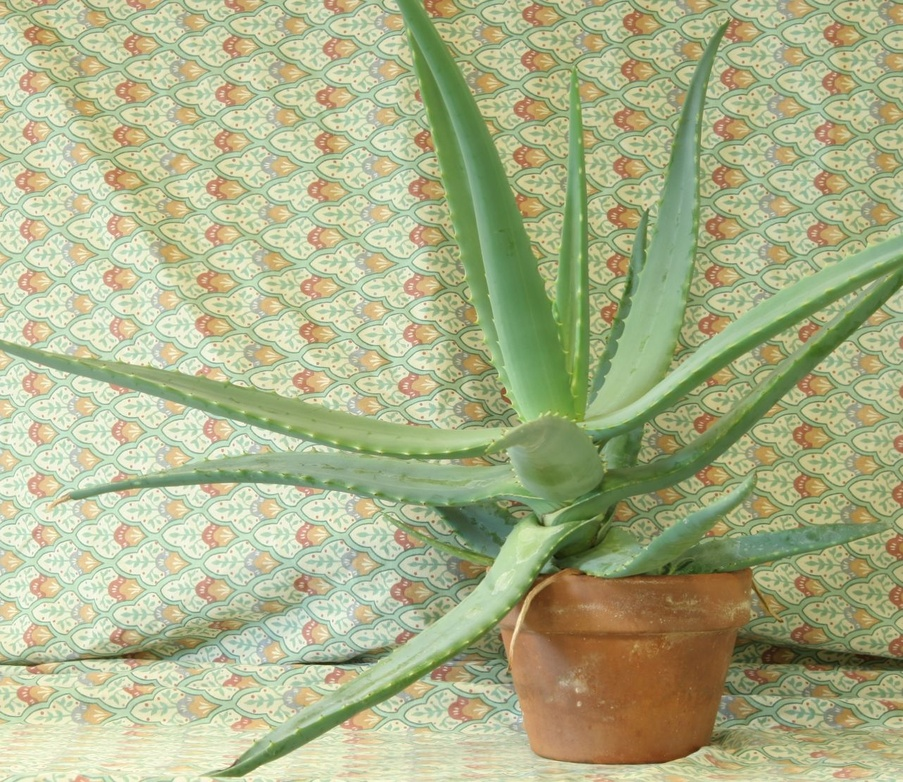
#> input picture images/aloeL.jpg, 903 x 782 px, shrunk from 1282 x 1110 before the run, found by its file name
$ jupyter execute log.ipynb
#> lines starting #> are read from the running program, lines starting #| are printed output that depends on the picture
# Transformación logarítmica

[cell 1]
import cv2 as cv
import numpy as np
from matplotlib import pyplot as plt

[cell 2]
np.log(0)

[cell 3]
aloe = cv.imread("/Users/miguelcamargorojas/Documents/UP/PDI - Ene-may24/images/aloeL.jpg", 0)
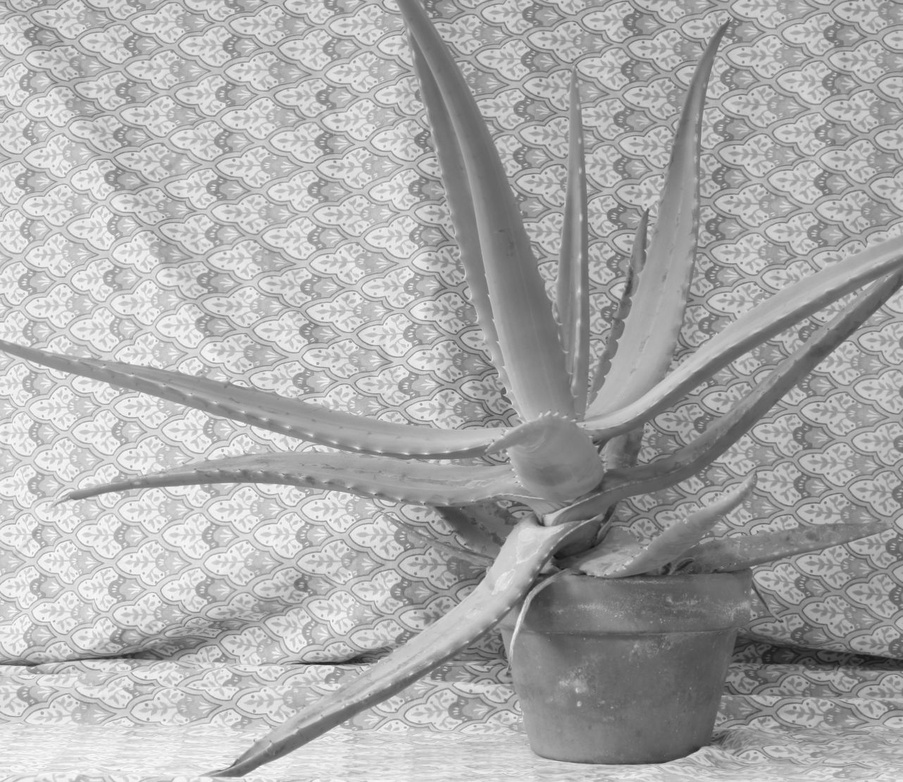
#> aloe: shape (782, 903); min 18, max 255, mean 170.8

[cell 4]
aloe.shape
#> Out = (782, 903)

[cell 5]
aloe_log = np.zeros(aloe.shape, dtype=np.uint8)

[cell 6]
aloe_log

[cell 7]
# 255/(log (1 + m)
c = 255 / np.log(1 + aloe.max())
#> c = 45.99

[cell 8]
for fila in range(aloe.shape[0]):
    for columna in range(aloe.shape[1]):
        aloe_log[fila, columna] = c * np.log(1 + aloe[fila, columna])
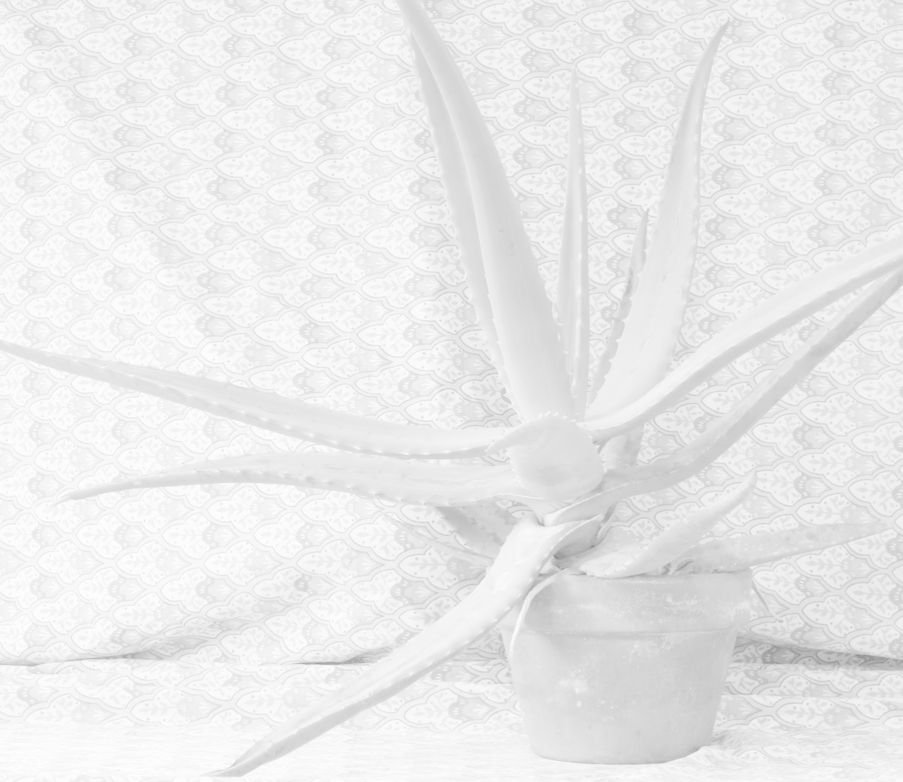
#> aloe_log: shape (782, 903); min 135, max 255, mean 234.6

[cell 9]
print(f'Imagen original tiene un valor max. de {aloe.max()} y un min. de {aloe.min()}')
#| Imagen original tiene un valor max. de 255 y un min. de 18
print(f'Imagen transformada tiene un valor max. de {aloe_log.max()} y un min. de {aloe_log.min()}.')
#| Imagen transformada tiene un valor max. de 255 y un min. de 135.

[cell 10]
plt.imshow(aloe_log, 'gray', vmin=0, vmax=255)
plt.show()

#### Gamma

[cell 11]
5 ** 5

[cell 12]
aloe_gamma = aloe.copy()

[cell 13]
for fila in range(aloe.shape[0]):
    for columna in range(aloe.shape[1]):
        aloe_gamma[fila, columna] = aloe[fila, columna] ** 1.5
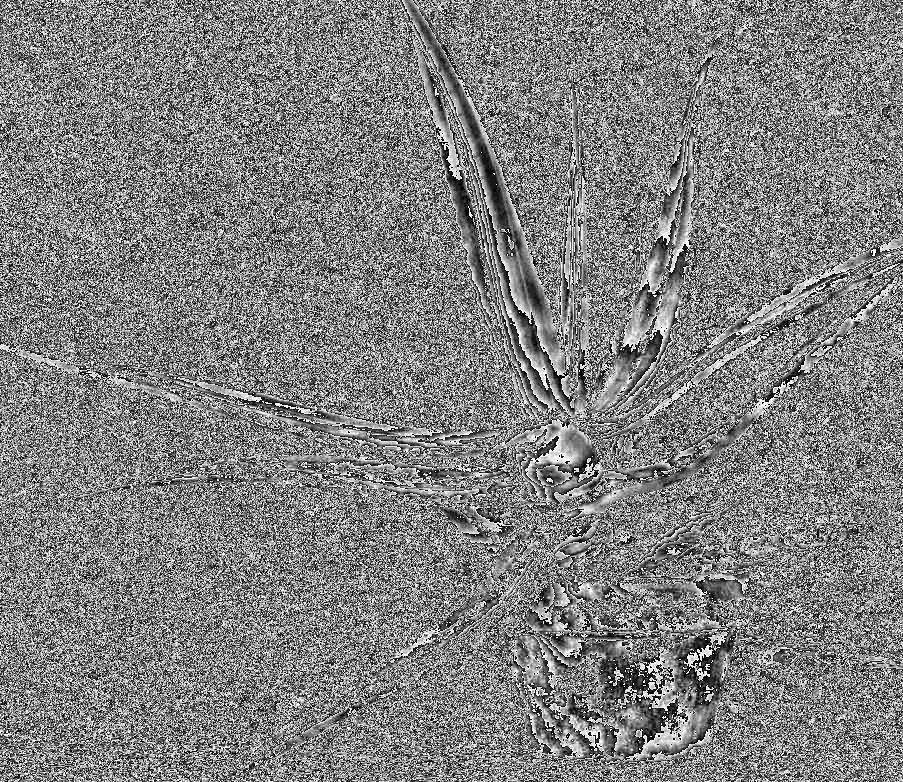
#> aloe_gamma: shape (782, 903); min 0, max 253, mean 128.5
